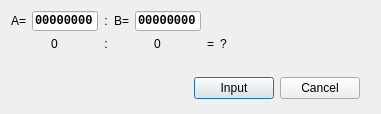
<?xml version="1.0" encoding="UTF-8"?>
<ui version="4.0">
 <class>CFzusInputDialog</class>
 <widget class="QDialog" name="CFzusInputDialog">
  <property name="geometry">
   <rect>
    <x>0</x>
    <y>0</y>
    <width>381</width>
    <height>114</height>
   </rect>
  </property>
  <property name="minimumSize">
   <size>
    <width>381</width>
    <height>114</height>
   </size>
  </property>
  <property name="maximumSize">
   <size>
    <width>381</width>
    <height>114</height>
   </size>
  </property>
  <property name="windowTitle">
   <string notr="true">A:B=q rem r</string>
  </property>
  <property name="windowIcon">
   <iconset resource="../../../resources.qrc">
    <normaloff>:/common/embleme.png</normaloff>:/common/embleme.png</iconset>
  </property>
  <layout class="QFormLayout" name="formLayout">
   <item row="0" column="0">
    <layout class="QVBoxLayout" name="verticalLayout">
     <item>
      <layout class="QGridLayout" name="gridLayout">
       <item row="0" column="0">
        <layout class="QHBoxLayout" name="horizontalLayout_2">
         <item>
          <widget class="QLabel" name="label">
           <property name="sizePolicy">
            <sizepolicy hsizetype="Minimum" vsizetype="Preferred">
             <horstretch>0</horstretch>
             <verstretch>0</verstretch>
            </sizepolicy>
           </property>
           <property name="text">
            <string notr="true">A=</string>
           </property>
          </widget>
         </item>
         <item>
          <widget class="QLineEdit" name="mAModuloEdit">
           <property name="sizePolicy">
            <sizepolicy hsizetype="Fixed" vsizetype="Fixed">
             <horstretch>0</horstretch>
             <verstretch>0</verstretch>
            </sizepolicy>
           </property>
           <property name="minimumSize">
            <size>
             <width>66</width>
             <height>20</height>
            </size>
           </property>
           <property name="maximumSize">
            <size>
             <width>66</width>
             <height>20</height>
            </size>
           </property>
           <property name="font">
            <font>
             <family>Courier New</family>
             <weight>75</weight>
             <bold>true</bold>
            </font>
           </property>
           <property name="text">
            <string notr="true">00000000</string>
           </property>
           <property name="alignment">
            <set>Qt::AlignCenter</set>
           </property>
          </widget>
         </item>
        </layout>
       </item>
       <item row="1" column="1">
        <widget class="QLabel" name="label_6">
         <property name="sizePolicy">
          <sizepolicy hsizetype="Minimum" vsizetype="Preferred">
           <horstretch>0</horstretch>
           <verstretch>0</verstretch>
          </sizepolicy>
         </property>
         <property name="text">
          <string notr="true">:</string>
         </property>
         <property name="alignment">
          <set>Qt::AlignCenter</set>
         </property>
        </widget>
       </item>
       <item row="0" column="1">
        <widget class="QLabel" name="label_3">
         <property name="sizePolicy">
          <sizepolicy hsizetype="Minimum" vsizetype="Preferred">
           <horstretch>0</horstretch>
           <verstretch>0</verstretch>
          </sizepolicy>
         </property>
         <property name="text">
          <string notr="true">:</string>
         </property>
         <property name="alignment">
          <set>Qt::AlignCenter</set>
         </property>
        </widget>
       </item>
       <item row="1" column="2">
        <widget class="QLabel" name="mBValueText">
         <property name="sizePolicy">
          <sizepolicy hsizetype="Minimum" vsizetype="Preferred">
           <horstretch>0</horstretch>
           <verstretch>0</verstretch>
          </sizepolicy>
         </property>
         <property name="text">
          <string notr="true">0</string>
         </property>
         <property name="alignment">
          <set>Qt::AlignCenter</set>
         </property>
        </widget>
       </item>
       <item row="0" column="2">
        <layout class="QHBoxLayout" name="horizontalLayout">
         <item>
          <widget class="QLabel" name="label_2">
           <property name="sizePolicy">
            <sizepolicy hsizetype="Minimum" vsizetype="Preferred">
             <horstretch>0</horstretch>
             <verstretch>0</verstretch>
            </sizepolicy>
           </property>
           <property name="text">
            <string notr="true">B=</string>
           </property>
          </widget>
         </item>
         <item>
          <widget class="QLineEdit" name="mBModuloEdit">
           <property name="sizePolicy">
            <sizepolicy hsizetype="Fixed" vsizetype="Fixed">
             <horstretch>0</horstretch>
             <verstretch>0</verstretch>
            </sizepolicy>
           </property>
           <property name="minimumSize">
            <size>
             <width>66</width>
             <height>20</height>
            </size>
           </property>
           <property name="maximumSize">
            <size>
             <width>66</width>
             <height>20</height>
            </size>
           </property>
           <property name="font">
            <font>
             <family>Courier New</family>
             <weight>75</weight>
             <bold>true</bold>
            </font>
           </property>
           <property name="text">
            <string notr="true">00000000</string>
           </property>
           <property name="alignment">
            <set>Qt::AlignCenter</set>
           </property>
          </widget>
         </item>
        </layout>
       </item>
       <item row="1" column="3">
        <widget class="QLabel" name="label_7">
         <property name="sizePolicy">
          <sizepolicy hsizetype="Minimum" vsizetype="Preferred">
           <horstretch>0</horstretch>
           <verstretch>0</verstretch>
          </sizepolicy>
         </property>
         <property name="text">
          <string notr="true">=</string>
         </property>
         <property name="alignment">
          <set>Qt::AlignCenter</set>
         </property>
        </widget>
       </item>
       <item row="1" column="0">
        <widget class="QLabel" name="mAValueText">
         <property name="sizePolicy">
          <sizepolicy hsizetype="Minimum" vsizetype="Preferred">
           <horstretch>0</horstretch>
           <verstretch>0</verstretch>
          </sizepolicy>
         </property>
         <property name="text">
          <string notr="true">0</string>
         </property>
         <property name="alignment">
          <set>Qt::AlignCenter</set>
         </property>
        </widget>
       </item>
       <item row="1" column="4">
        <widget class="QLabel" name="mADivBText">
         <property name="sizePolicy">
          <sizepolicy hsizetype="Minimum" vsizetype="Preferred">
           <horstretch>0</horstretch>
           <verstretch>0</verstretch>
          </sizepolicy>
         </property>
         <property name="minimumSize">
          <size>
           <width>140</width>
           <height>0</height>
          </size>
         </property>
         <property name="text">
          <string notr="true">?</string>
         </property>
         <property name="alignment">
          <set>Qt::AlignLeading|Qt::AlignLeft|Qt::AlignVCenter</set>
         </property>
        </widget>
       </item>
       <item row="0" column="4">
        <spacer name="horizontalSpacer_2">
         <property name="orientation">
          <enum>Qt::Horizontal</enum>
         </property>
         <property name="sizeHint" stdset="0">
          <size>
           <width>40</width>
           <height>20</height>
          </size>
         </property>
        </spacer>
       </item>
      </layout>
     </item>
     <item>
      <widget class="QLabel" name="mResultText">
       <property name="font">
        <font>
         <family>Courier New</family>
        </font>
       </property>
       <property name="text">
        <string notr="true"/>
       </property>
      </widget>
     </item>
     <item>
      <layout class="QHBoxLayout" name="horizontalLayout_3">
       <item>
        <spacer name="horizontalSpacer">
         <property name="orientation">
          <enum>Qt::Horizontal</enum>
         </property>
         <property name="sizeHint" stdset="0">
          <size>
           <width>40</width>
           <height>20</height>
          </size>
         </property>
        </spacer>
       </item>
       <item>
        <widget class="QPushButton" name="mInputButton">
         <property name="text">
          <string>Input</string>
         </property>
        </widget>
       </item>
       <item>
        <widget class="QPushButton" name="mCancelButton">
         <property name="text">
          <string>Cancel</string>
         </property>
        </widget>
       </item>
      </layout>
     </item>
    </layout>
   </item>
  </layout>
 </widget>
 <resources>
  <include location="../../../resources.qrc"/>
 </resources>
 <connections/>
</ui>
